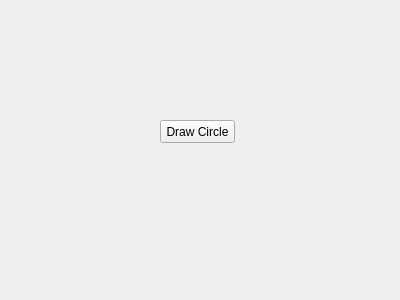
<ui version="4.0">
 <class>MainWindow</class>
 <widget class="QMainWindow" name="MainWindow">
  <property name="geometry">
   <rect>
    <x>0</x>
    <y>0</y>
    <width>400</width>
    <height>300</height>
   </rect>
  </property>
  <property name="windowTitle">
   <string>Circle Drawer</string>
  </property>
  <widget class="QWidget" name="centralwidget">
   <widget class="QPushButton" name="button">
    <property name="geometry">
     <rect>
      <x>160</x>
      <y>120</y>
      <width>75</width>
      <height>23</height>
     </rect>
    </property>
    <property name="text">
     <string>Draw Circle</string>
    </property>
   </widget>
  </widget>
 </widget>
 <resources/>
 <connections>
  <connection>
   <sender>button</sender>
   <signal>clicked()</signal>
   <receiver>MainWindow</receiver>
   <slot>draw_circle()</slot>
   <hints>
    <hint type="sourcelabel">
     <x>222</x>
     <y>69</y>
    </hint>
    <hint type="destinationlabel">
     <x>222</x>
     <y>200</y>
    </hint>
   </hints>
  </connection>
 </connections>
</ui>
